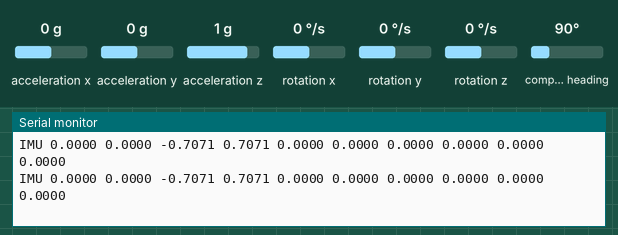
The sketch below on a simulated Arduino Uno, built with avr-gcc and run on an emulated ATmega328P. On the bench: the last lines printed to the serial monitor. Inputs (shaded band) come from the test bench; at power-on: rotation x 0 °/s, rotation y 0 °/s, rotation z 0 °/s, compass heading 90°, acceleration x 0 g, acceleration y 0 g, acceleration z 1 g.

Above: at 2.2 s.
2.3 s: rotation x set to 100 °/s
At 3.1 s:
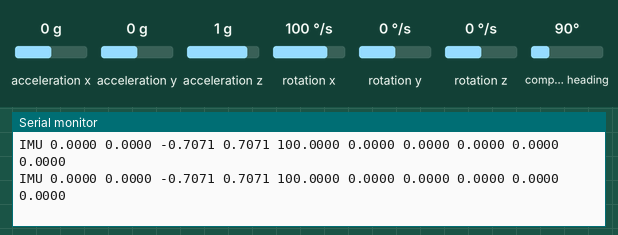
5.3 s: rotation y set to -192 °/s
At 6.0 s:
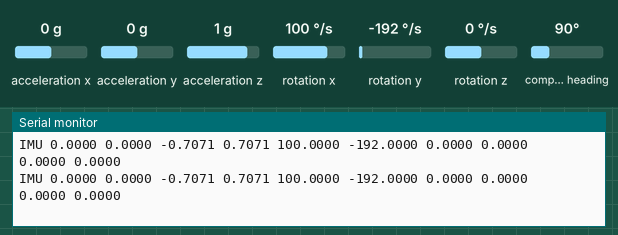
8.3 s: rotation z set to -192 °/s
At 9.1 s:
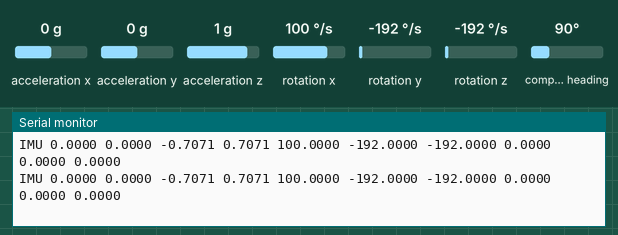
11.3 s: compass heading set to 180°
At 11.9 s:
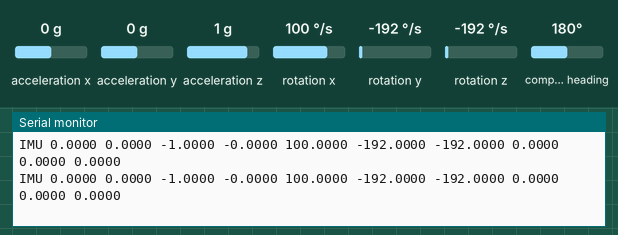
14.3 s: rotation x set to -1 °/s
At 15.3 s:
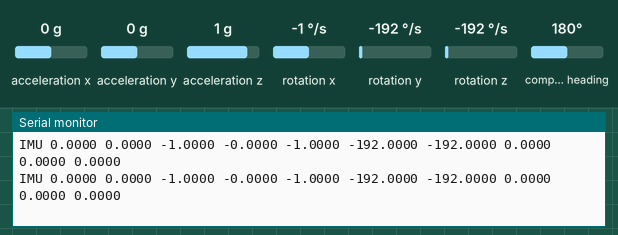
17.3 s: rotation y set to 100 °/s
At 18.2 s:
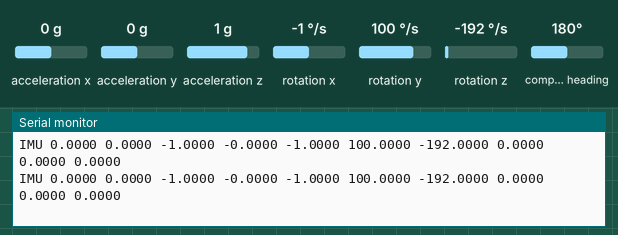
Timing chart, 0 to 20.3 s (numbered marks = the images above; inputs shaded):
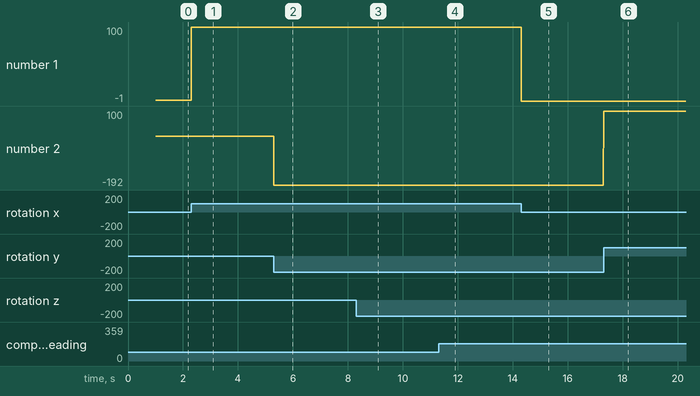

Measured:
- after the input at 2.3 s, the serial monitor: prints a new line at once (image 1)
- after the input at 5.3 s, the serial monitor: prints a new line at once (image 2)
- after the input at 8.3 s, the serial monitor: prints a new line at once (image 3)
- after the input at 11.3 s, the serial monitor: prints a new line at once (image 4)
- after the input at 14.3 s, the serial monitor: prints a new line at once (image 5)
- after the input at 17.3 s, the serial monitor: prints a new line at once (image 6)
- plotted number 1: 0 → 100 after the input at 2.3 s
- plotted number 2: 0 → -192 after the input at 5.3 s, -192 → 100 after the input at 17.3 s

The sketch:

imu_logger.ino
```cpp
#include <Wire.h>
#include <Adafruit_Sensor.h>
#include <Adafruit_BNO055.h>
#include <utility/imumaths.h>

#include <Servo.h>

double baudrate = 115200;

//// IMU Stuff
Adafruit_BNO055 bno = Adafruit_BNO055(55);
imu::Quaternion quat;
imu::Vector<3> vAcc;
imu::Vector<3> vGyro;
bool imuDead = false;

void setup()
{
  Serial.begin(baudrate);//115200

  // Initialise the IMU
  if(!bno.begin(Adafruit_BNO055::OPERATION_MODE_IMUPLUS))
  {
    // There was a problem detecting the BNO055 ... check your connections
    Serial.print("Ooops, no BNO055 detected ... Check your wiring or I2C ADDR!");
    imuDead = true;
  }
  delay(1000);
  bno.setExtCrystalUse(true);
}

void loop()
{

  if(!imuDead)
  {
    // Only read imu if it is alive and well
    readIMU();
  }

}

void readIMU()
{
  quat = bno.getQuat();
  vAcc = bno.getVector(Adafruit_BNO055::VECTOR_LINEARACCEL);
  vGyro = bno.getVector(Adafruit_BNO055::VECTOR_GYROSCOPE);
  Serial.print("IMU ");
  Serial.print(quat.x(), 4);
  Serial.print(" ");
  Serial.print(quat.y(), 4);
  Serial.print(" ");
  Serial.print(quat.z(), 4);
  Serial.print(" ");
  Serial.print(quat.w(), 4);
  Serial.print(" ");
  Serial.print(vGyro.x(), 4);
  Serial.print(" ");
  Serial.print(vGyro.y(), 4);
  Serial.print(" ");
  Serial.print(vGyro.z(), 4);
  Serial.print(" ");
  Serial.print(vAcc.x(), 4);
  Serial.print(" ");
  Serial.print(vAcc.y(), 4);
  Serial.print(" ");
  Serial.print(vAcc.z(), 4);
  Serial.println("");
}
```
